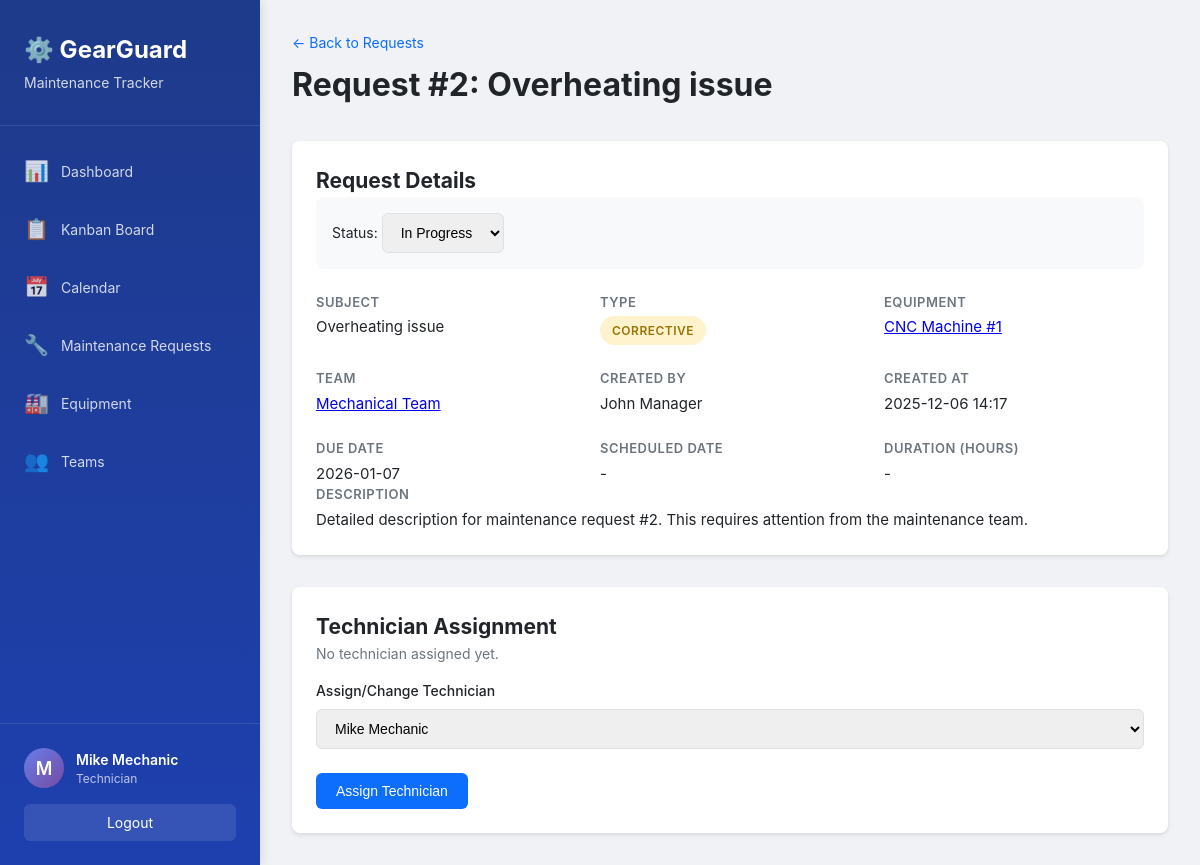
The app's page /requests/2 (signed in) with its own data.
### models.py (models this page shows, shortened)
class User(UserMixin, db.Model):
    __tablename__ = 'users'
    id = db.Column(db.Integer, primary_key=True)
    name = db.Column(db.String(100), nullable=False)
    email = db.Column(db.String(120), unique=True, nullable=False)
    password_hash = db.Column(db.String(200), nullable=False)
    role = db.Column(db.String(20), nullable=False, default='Technician')
    reset_token = db.Column(db.String(100), unique=True)
    reset_token_expiry = db.Column(db.DateTime)
    created_at = db.Column(db.DateTime, default=datetime.utcnow)
    teams = db.relationship('Team', secondary=team_members,
                            backref=db.backref('members', lazy='joined'))
    assigned_requests = db.relationship('MaintenanceRequest',
                                        foreign_keys='MaintenanceRequest.assigned_technician_id',
                                        backref='assigned_technician',
                                        lazy='dynamic')
    def is_admin(self):
        return self.role == 'Admin'
    def is_manager(self):
        return self.role in ['Admin', 'Manager']

class MaintenanceRequest(db.Model):
    __tablename__ = 'maintenance_requests'
    id = db.Column(db.Integer, primary_key=True)
    subject = db.Column(db.String(200), nullable=False)
    description = db.Column(db.Text, nullable=False)
    request_type = db.Column(db.String(20), nullable=False)
    equipment_id = db.Column(db.Integer, db.ForeignKey(
        'equipment.id'), nullable=False)
    team_id = db.Column(db.Integer, db.ForeignKey('teams.id'), nullable=False)
    assigned_technician_id = db.Column(db.Integer, db.ForeignKey('users.id'))
    scheduled_date = db.Column(db.Date)
    duration = db.Column(db.Float)
    status = db.Column(db.String(20), nullable=False, default='New')
    created_by_id = db.Column(
        db.Integer, db.ForeignKey('users.id'), nullable=False)
    created_at = db.Column(db.DateTime, default=datetime.utcnow)
    due_date = db.Column(db.Date)
    completed_at = db.Column(db.DateTime)
    notes = db.Column(db.Text)
    created_by = db.relationship('User', foreign_keys=[created_by_id])
    def is_overdue(self):
        if self.status in ['Repaired', 'Scrap']:
            return False
        if self.due_date:
            return datetime.now().date() > self.due_date
        return False

class Equipment(db.Model):
    __tablename__ = 'equipment'
    id = db.Column(db.Integer, primary_key=True)
    name = db.Column(db.String(200), nullable=False)
    serial_number = db.Column(db.String(100), unique=True, nullable=False)
    department = db.Column(db.String(100), nullable=False)
    assigned_employee = db.Column(db.String(100))
    team_id = db.Column(db.Integer, db.ForeignKey('teams.id'), nullable=False)
    default_technician_id = db.Column(db.Integer, db.ForeignKey('users.id'))
    purchase_date = db.Column(db.Date)
    warranty_expiry = db.Column(db.Date)
    location = db.Column(db.String(200))
    is_scrapped = db.Column(db.Boolean, default=False)
    created_at = db.Column(db.DateTime, default=datetime.utcnow)
    default_technician = db.relationship(
        'User', foreign_keys=[default_technician_id])
    maintenance_requests = db.relationship('MaintenanceRequest',
                                           backref='equipment',
                                           lazy='dynamic',
                                           cascade='all, delete-orphan')

class Team(db.Model):
    __tablename__ = 'teams'
    id = db.Column(db.Integer, primary_key=True)
    name = db.Column(db.String(100), nullable=False, unique=True)
    description = db.Column(db.Text)
    created_at = db.Column(db.DateTime, default=datetime.utcnow)
    equipment = db.relationship(
        'Equipment', backref='maintenance_team', lazy='dynamic')
    requests = db.relationship(
        'MaintenanceRequest', backref='team', lazy='dynamic')

### routes/requests.py (the view)
@requests_bp.route('/<int:id>')
@login_required
def view(id):
    maintenance_request = MaintenanceRequest.query.get_or_404(id)
    if current_user.role == 'Technician':
        user_teams = [team.id for team in current_user.teams]
        if maintenance_request.team_id not in user_teams:
            flash('Access denied.', 'danger')
            return redirect(url_for('requests.list_requests'))
    technicians = User.query.join(User.teams).filter(
        Team.id == maintenance_request.team_id
    ).all()
    return render_template('requests/view.html',
                          request=maintenance_request,
                          technicians=technicians)

### app.py (called while the page is built)
@login_manager.user_loader
def load_user(user_id):
    return User.query.get(int(user_id))

@app.context_processor
def inject_user():
    return dict(current_user=current_user, now=datetime.now())

### templates/requests/view.html (shortened to what this page needs)
{% extends "base.html" %}
{% block content %}
<div class="container-fluid">
    <div class="page-header">
        <div>
            <a href="{{ url_for('requests.list_requests') }}" class="back-link">← Back to Requests</a>
            <h1>Request #{{ request.id }}: {{ request.subject }}</h1>
        </div>
    </div>
    <div class="detail-container">
        <div class="detail-card">
            <h2>Request Details</h2>
            <div class="status-actions">
                <form method="POST" action="{{ url_for('requests.update_status', id=request.id) }}" style="display: inline;">
                    <label>Status:</label>
                    <select name="status" class="form-control" style="width: auto; display: inline-block;" onchange="this.form.submit()">
                        <option value="In Progress" {% if request.status == 'In Progress' %}selected{% endif %}>In Progress</option>
                    </select>
                </form>
            </div>
            <div class="detail-grid">
                <div class="detail-item">
                    <label>Subject</label>
                    <p>{{ request.subject }}</p>
                </div>
                <div class="detail-item">
                    <label>Type</label>
                    <p><span class="badge badge-{{ 'warning' if request.request_type == 'Corrective' else 'info' }}">{{ request.request_type }}</span></p>
                </div>
                <div class="detail-item">
                    <label>Equipment</label>
                    <p><a href="{{ url_for('equipment.view', id=request.equipment_id) }}">{{ request.equipment.name }}</a></p>
                </div>
                <div class="detail-item">
                    <label>Team</label>
                    <p><a href="{{ url_for('teams.view', id=request.team_id) }}">{{ request.team.name }}</a></p>
                </div>
                <div class="detail-item">
                    <label>Created By</label>
                    <p>{{ request.created_by.name }}</p>
                </div>
                <div class="detail-item">
                    <label>Created At</label>
                    <p>{{ request.created_at.strftime('%Y-%m-%d %H:%M') }}</p>
                </div>
                <div class="detail-item">
                    <label>Due Date</label>
                    <p>{{ request.due_date.strftime('%Y-%m-%d') if request.due_date else '-' }}
                    </p>
                </div>
                <div class="detail-item">
                    <label>Scheduled Date</label>
                    <p>{{ request.scheduled_date.strftime('%Y-%m-%d') if request.scheduled_date else '-' }}</p>
                </div>
                <div class="detail-item">
                    <label>Duration (Hours)</label>
                    <p>{{ request.duration if request.duration else '-' }}</p>
                </div>
            </div>
            <div class="detail-item full-width">
                <label>Description</label>
                <p>{{ request.description }}</p>
            </div>
        </div>
        <div class="detail-card">
            <h2>Technician Assignment</h2>
            {% if request.assigned_technician %}
            <div class="assigned-tech">
                <div class="tech-avatar">{{ request.assigned_technician.name[0] }}</div>
                <div class="tech-info">
                    <strong>{{ request.assigned_technician.name }}</strong>
                    <p>{{ request.assigned_technician.role }}</p>
                </div>
            </div>
            {% else %}
            <p class="text-muted">No technician assigned yet.</p>
            {% endif %}
            {% if request.status in ['New', 'In Progress'] %}
            <form method="POST" action="{{ url_for('requests.assign', id=request.id) }}" class="mt-3">
                <div class="form-group">
                    <label for="technician_id">Assign/Change Technician</label>
                    <select name="technician_id" class="form-control" required>
                        {% for tech in technicians %}
                        <option value="{{ tech.id }}" {% if request.assigned_technician_id == tech.id %}selected{% endif %}>
                            {{ tech.name }}
                        </option>
                        {% endfor %}
                    </select>
                </div>
                <button type="submit" class="btn btn-primary">Assign Technician</button>
            </form>
            {% endif %}
        </div>
    </div>
</div>
{% endblock %}

### templates/base.html (shortened to what this page needs)
<!DOCTYPE html>
<html lang="en">
<head>
    <link rel="stylesheet" href="{{ url_for('static', filename='css/style.css') }}">
</head>
<body>
    {% if current_user.is_authenticated %}
    <div class="sidebar">
        <div class="sidebar-header">
            <h2>⚙️ GearGuard</h2>
            <p class="sidebar-subtitle">Maintenance Tracker</p>
        </div>
        <nav class="sidebar-nav">
            <a href="{{ url_for('dashboard.index') }}" class="nav-item {% if request.endpoint == 'dashboard.index' %}active{% endif %}">
                <span class="nav-icon">📊</span>
                <span>Dashboard</span>
            </a>
            <a href="{{ url_for('dashboard.kanban') }}" class="nav-item {% if request.endpoint == 'dashboard.kanban' %}active{% endif %}">
                <span class="nav-icon">📋</span>
                <span>Kanban Board</span>
            </a>
            <a href="{{ url_for('dashboard.calendar') }}" class="nav-item {% if request.endpoint == 'dashboard.calendar' %}active{% endif %}">
                <span class="nav-icon">📅</span>
                <span>Calendar</span>
            </a>
            <a href="{{ url_for('requests.list_requests') }}" class="nav-item {% if 'requests' in request.endpoint %}active{% endif %}">
                <span class="nav-icon">🔧</span>
                <span>Maintenance Requests</span>
            </a>
            <a href="{{ url_for('equipment.list_equipment') }}" class="nav-item {% if 'equipment' in request.endpoint %}active{% endif %}">
                <span class="nav-icon">🏭</span>
                <span>Equipment</span>
            </a>
            <a href="{{ url_for('teams.list_teams') }}" class="nav-item {% if 'teams' in request.endpoint %}active{% endif %}">
                <span class="nav-icon">👥</span>
                <span>Teams</span>
            </a>
        </nav>
        <div class="sidebar-footer">
            <div class="user-info">
                <div class="user-avatar">{{ current_user.name[0].upper() }}</div>
                <div class="user-details">
                    <div class="user-name">{{ current_user.name }}</div>
                    <div class="user-role">{{ current_user.role }}</div>
                </div>
            </div>
            <a href="{{ url_for('auth.logout') }}" class="btn-logout">Logout</a>
        </div>
    </div>
    {% endif %}
    <div class="main-content {% if not current_user.is_authenticated %}no-sidebar{% endif %}">
        {% block content %}{% endblock %}
    </div>
</body>
</html>

### static/css/style.css (style rules this page uses)
* { margin: 0; padding: 0; box-sizing: border-box; }
:root { --primary: #0d6efd; --primary-dark: #0b5ed7; --secondary: #6c757d; --success: #198754; --danger: #dc3545; --warning: #ffc107; --info: #0dcaf0; --light: #f8f9fa; --dark: #212529; --sidebar-width: 260px; }
body { font-family: -apple-system, BlinkMacSystemFont, "Segoe UI", Roboto, "Helvetica Neue", Arial, sans-serif; font-size: 14px; line-height: 1.5; color: var(--dark); background: #f0f2f5; }
.sidebar { position: fixed; left: 0; top: 0; bottom: 0; width: var(--sidebar-width); background: linear-gradient(180deg, #1e3a8a 0%, #1e40af 100%); color: white; display: flex; flex-direction: column; box-shadow: 2px 0 10px rgba(0, 0, 0, 0.1); z-index: 1000; }
.sidebar-header { padding: 2rem 1.5rem; border-bottom: 1px solid rgba(255, 255, 255, 0.1); }
.sidebar-header h2 { font-size: 1.5rem; font-weight: 700; margin-bottom: 0.25rem; }
.sidebar-subtitle { font-size: 0.875rem; opacity: 0.8; }
.sidebar-nav { flex: 1; padding: 1rem 0; overflow-y: auto; }
.nav-item { display: flex; align-items: center; padding: 0.875rem 1.5rem; color: rgba(255, 255, 255, 0.8); text-decoration: none; transition: all 0.2s; }
.nav-icon { font-size: 1.25rem; margin-right: 0.75rem; }
.sidebar-footer { padding: 1.5rem; border-top: 1px solid rgba(255, 255, 255, 0.1); }
.user-info { display: flex; align-items: center; gap: 0.75rem; margin-bottom: 1rem; }
.user-avatar { width: 40px; height: 40px; border-radius: 50%; background: linear-gradient(135deg, #667eea 0%, #764ba2 100%); display: flex; align-items: center; justify-content: center; font-weight: 600; font-size: 1.125rem; }
.user-name { font-weight: 600; font-size: 0.875rem; }
.user-role { font-size: 0.75rem; opacity: 0.7; }
.btn-logout { display: block; text-align: center; padding: 0.5rem; background: rgba(255, 255, 255, 0.1); color: white; text-decoration: none; border-radius: 6px; transition: background 0.2s; }
.main-content { margin-left: var(--sidebar-width); min-height: 100vh; padding: 2rem; }
.page-header { display: flex; justify-content: space-between; align-items: center; margin-bottom: 2rem; }
.page-header h1 { font-size: 2rem; font-weight: 700; color: var(--dark); }
.back-link { display: inline-block; color: var(--primary); text-decoration: none; margin-bottom: 0.5rem; font-size: 0.875rem; }
.btn { display: inline-block; padding: 0.625rem 1.25rem; font-size: 0.875rem; font-weight: 500; text-align: center; text-decoration: none; border: none; border-radius: 6px; cursor: pointer; transition: all 0.2s; }
.btn-primary { background: var(--primary); color: white; }
.stat-card, .team-card, .equipment-card, .detail-card { background: white; border-radius: 8px; padding: 1.5rem; box-shadow: 0 2px 4px rgba(0, 0, 0, 0.1); }
.badge { display: inline-block; padding: 0.35rem 0.75rem; font-size: 0.75rem; font-weight: 600; border-radius: 20px; text-transform: uppercase; letter-spacing: 0.5px; }
.badge-warning { background: #fff3cd; color: #997404; }
.form-group { margin-bottom: 1.5rem; }
.form-group label { display: block; margin-bottom: 0.5rem; font-weight: 500; color: var(--dark); }
.form-control { width: 100%; padding: 0.625rem 0.875rem; font-size: 0.875rem; border: 1px solid #dee2e6; border-radius: 6px; transition: border-color 0.2s; }
.detail-container { display: grid; gap: 2rem; }
.detail-grid { display: grid; grid-template-columns: repeat(auto-fit, minmax(200px, 1fr)); gap: 1.5rem; }
.detail-item label { display: block; font-weight: 600; color: var(--secondary); font-size: 0.8125rem; margin-bottom: 0.25rem; text-transform: uppercase; letter-spacing: 0.5px; }
.detail-item p { font-size: 0.9375rem; color: var(--dark); }
.detail-item.full-width { grid-column: 1 / -1; }
.text-muted { color: var(--secondary); }
.mt-3 { margin-top: 1rem; }
.status-actions { margin-bottom: 1.5rem; padding: 1rem; background: var(--light); border-radius: 8px; }

### records on screen
User: name "M", name "Mike Mechanic", role "Technician"
MaintenanceRequest: id "2", subject "Overheating issue", status "In Progress", request_type "CORRECTIVE", created_at "2025-12-06 14:17", due_date "2026-01-07", scheduled_date "-", duration "-", description "Detailed description for maintenance request #2. This requires attention from the maintenance team."
Equipment: equipment.name "CNC Machine #1"
Team: team.name "Mechanical Team"
User: created_by.name "John Manager"

### other values on screen
form field technician_id "Mike Mechanic"
